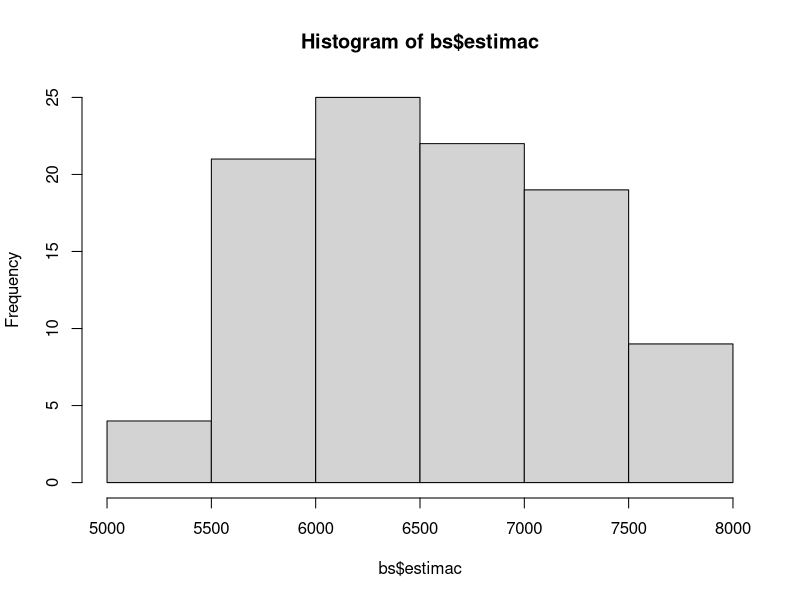

This figure's R source:
## ---- chunk 1
#Estimador bootstrap para un estadistico univariado

bootstrap2=function(muestra_base,B,fun,...) {

  n = length(muestra_base)
  estimac = rep(0,B)
  
  for (i in 1:B)
    estimac[i] = fun(sample(muestra_base,n,T),...)
  
  estboot = mean(estimac)
  eeboot = sd(estimac)
  
  sesgo = estboot-fun(muestra_base,...)
  ecor = 2*fun(muestra_base,...) - estboot
  
  #hist(estimac)
  
  return(list(estimador=estboot,eestandar=eeboot,sesgob=sesgo,ecor=ecor,estimac = estimac))
}

# 
B = 100                    # Numero de repeticiones
muestra_base = rock[,1]    # Muestra base
tipo_estimador = quantile  # Tipo de estimador
bs = bootstrap2(muestra_base,B,tipo_estimador,0.4)

bs
## ---- chunk 2
hist(bs$estimac)

## ---- chunk 3
B = 100                    # Numero de repeticiones
muestra_base = rock[,1]    # Muestra base
tipo_estimador = median    # Tipo de estimador
bs = bootstrap2(rock[,1],B,tipo_estimador)
bs
## ---- chunk 4
#Numero de muestras bootstrap para un valor de B
nmb1=function(datos,B,r,fun,...){
  
  ee=rep(0,r)
  
  for (i in 1:r)
    ee[i]=bootstrap2(datos,B,fun,...)$eestandar

  cv=sd(ee)/abs(mean(ee))  # Coeficiente de variabilidad
  
  print(cv)

}

nmb1(rock[,1],10,100,quantile,0.4)
nmb1(rock[,1],50,100,quantile,0.4)
nmb1(rock[,1],100,100,quantile,0.4)
system.time(nmb1(rock[,1],100,100,quantile,0.4))[3]

